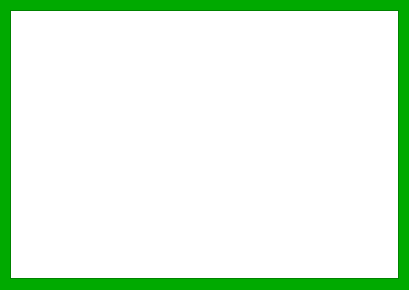
<?xml version="1.0" encoding="UTF-8"?>
<ui version="4.0">
 <class>topscore</class>
 <widget class="QDialog" name="topscore">
  <property name="geometry">
   <rect>
    <x>0</x>
    <y>0</y>
    <width>409</width>
    <height>290</height>
   </rect>
  </property>
  <property name="palette">
   <palette>
    <active>
     <colorrole role="WindowText">
      <brush brushstyle="SolidPattern">
       <color alpha="255">
        <red>0</red>
        <green>0</green>
        <blue>0</blue>
       </color>
      </brush>
     </colorrole>
     <colorrole role="Button">
      <brush brushstyle="SolidPattern">
       <color alpha="255">
        <red>0</red>
        <green>170</green>
        <blue>0</blue>
       </color>
      </brush>
     </colorrole>
     <colorrole role="Light">
      <brush brushstyle="SolidPattern">
       <color alpha="255">
        <red>0</red>
        <green>255</green>
        <blue>0</blue>
       </color>
      </brush>
     </colorrole>
     <colorrole role="Midlight">
      <brush brushstyle="SolidPattern">
       <color alpha="255">
        <red>0</red>
        <green>212</green>
        <blue>0</blue>
       </color>
      </brush>
     </colorrole>
     <colorrole role="Dark">
      <brush brushstyle="SolidPattern">
       <color alpha="255">
        <red>0</red>
        <green>85</green>
        <blue>0</blue>
       </color>
      </brush>
     </colorrole>
     <colorrole role="Mid">
      <brush brushstyle="SolidPattern">
       <color alpha="255">
        <red>0</red>
        <green>113</green>
        <blue>0</blue>
       </color>
      </brush>
     </colorrole>
     <colorrole role="Text">
      <brush brushstyle="SolidPattern">
       <color alpha="255">
        <red>0</red>
        <green>0</green>
        <blue>0</blue>
       </color>
      </brush>
     </colorrole>
     <colorrole role="BrightText">
      <brush brushstyle="SolidPattern">
       <color alpha="255">
        <red>255</red>
        <green>255</green>
        <blue>255</blue>
       </color>
      </brush>
     </colorrole>
     <colorrole role="ButtonText">
      <brush brushstyle="SolidPattern">
       <color alpha="255">
        <red>0</red>
        <green>0</green>
        <blue>0</blue>
       </color>
      </brush>
     </colorrole>
     <colorrole role="Base">
      <brush brushstyle="SolidPattern">
       <color alpha="255">
        <red>255</red>
        <green>255</green>
        <blue>255</blue>
       </color>
      </brush>
     </colorrole>
     <colorrole role="Window">
      <brush brushstyle="SolidPattern">
       <color alpha="255">
        <red>0</red>
        <green>170</green>
        <blue>0</blue>
       </color>
      </brush>
     </colorrole>
     <colorrole role="Shadow">
      <brush brushstyle="SolidPattern">
       <color alpha="255">
        <red>0</red>
        <green>0</green>
        <blue>0</blue>
       </color>
      </brush>
     </colorrole>
     <colorrole role="AlternateBase">
      <brush brushstyle="SolidPattern">
       <color alpha="255">
        <red>127</red>
        <green>212</green>
        <blue>127</blue>
       </color>
      </brush>
     </colorrole>
     <colorrole role="ToolTipBase">
      <brush brushstyle="SolidPattern">
       <color alpha="255">
        <red>255</red>
        <green>255</green>
        <blue>220</blue>
       </color>
      </brush>
     </colorrole>
     <colorrole role="ToolTipText">
      <brush brushstyle="SolidPattern">
       <color alpha="255">
        <red>0</red>
        <green>0</green>
        <blue>0</blue>
       </color>
      </brush>
     </colorrole>
    </active>
    <inactive>
     <colorrole role="WindowText">
      <brush brushstyle="SolidPattern">
       <color alpha="255">
        <red>0</red>
        <green>0</green>
        <blue>0</blue>
       </color>
      </brush>
     </colorrole>
     <colorrole role="Button">
      <brush brushstyle="SolidPattern">
       <color alpha="255">
        <red>0</red>
        <green>170</green>
        <blue>0</blue>
       </color>
      </brush>
     </colorrole>
     <colorrole role="Light">
      <brush brushstyle="SolidPattern">
       <color alpha="255">
        <red>0</red>
        <green>255</green>
        <blue>0</blue>
       </color>
      </brush>
     </colorrole>
     <colorrole role="Midlight">
      <brush brushstyle="SolidPattern">
       <color alpha="255">
        <red>0</red>
        <green>212</green>
        <blue>0</blue>
       </color>
      </brush>
     </colorrole>
     <colorrole role="Dark">
      <brush brushstyle="SolidPattern">
       <color alpha="255">
        <red>0</red>
        <green>85</green>
        <blue>0</blue>
       </color>
      </brush>
     </colorrole>
     <colorrole role="Mid">
      <brush brushstyle="SolidPattern">
       <color alpha="255">
        <red>0</red>
        <green>113</green>
        <blue>0</blue>
       </color>
      </brush>
     </colorrole>
     <colorrole role="Text">
      <brush brushstyle="SolidPattern">
       <color alpha="255">
        <red>0</red>
        <green>0</green>
        <blue>0</blue>
       </color>
      </brush>
     </colorrole>
     <colorrole role="BrightText">
      <brush brushstyle="SolidPattern">
       <color alpha="255">
        <red>255</red>
        <green>255</green>
        <blue>255</blue>
       </color>
      </brush>
     </colorrole>
     <colorrole role="ButtonText">
      <brush brushstyle="SolidPattern">
       <color alpha="255">
        <red>0</red>
        <green>0</green>
        <blue>0</blue>
       </color>
      </brush>
     </colorrole>
     <colorrole role="Base">
      <brush brushstyle="SolidPattern">
       <color alpha="255">
        <red>255</red>
        <green>255</green>
        <blue>255</blue>
       </color>
      </brush>
     </colorrole>
     <colorrole role="Window">
      <brush brushstyle="SolidPattern">
       <color alpha="255">
        <red>0</red>
        <green>170</green>
        <blue>0</blue>
       </color>
      </brush>
     </colorrole>
     <colorrole role="Shadow">
      <brush brushstyle="SolidPattern">
       <color alpha="255">
        <red>0</red>
        <green>0</green>
        <blue>0</blue>
       </color>
      </brush>
     </colorrole>
     <colorrole role="AlternateBase">
      <brush brushstyle="SolidPattern">
       <color alpha="255">
        <red>127</red>
        <green>212</green>
        <blue>127</blue>
       </color>
      </brush>
     </colorrole>
     <colorrole role="ToolTipBase">
      <brush brushstyle="SolidPattern">
       <color alpha="255">
        <red>255</red>
        <green>255</green>
        <blue>220</blue>
       </color>
      </brush>
     </colorrole>
     <colorrole role="ToolTipText">
      <brush brushstyle="SolidPattern">
       <color alpha="255">
        <red>0</red>
        <green>0</green>
        <blue>0</blue>
       </color>
      </brush>
     </colorrole>
    </inactive>
    <disabled>
     <colorrole role="WindowText">
      <brush brushstyle="SolidPattern">
       <color alpha="255">
        <red>0</red>
        <green>85</green>
        <blue>0</blue>
       </color>
      </brush>
     </colorrole>
     <colorrole role="Button">
      <brush brushstyle="SolidPattern">
       <color alpha="255">
        <red>0</red>
        <green>170</green>
        <blue>0</blue>
       </color>
      </brush>
     </colorrole>
     <colorrole role="Light">
      <brush brushstyle="SolidPattern">
       <color alpha="255">
        <red>0</red>
        <green>255</green>
        <blue>0</blue>
       </color>
      </brush>
     </colorrole>
     <colorrole role="Midlight">
      <brush brushstyle="SolidPattern">
       <color alpha="255">
        <red>0</red>
        <green>212</green>
        <blue>0</blue>
       </color>
      </brush>
     </colorrole>
     <colorrole role="Dark">
      <brush brushstyle="SolidPattern">
       <color alpha="255">
        <red>0</red>
        <green>85</green>
        <blue>0</blue>
       </color>
      </brush>
     </colorrole>
     <colorrole role="Mid">
      <brush brushstyle="SolidPattern">
       <color alpha="255">
        <red>0</red>
        <green>113</green>
        <blue>0</blue>
       </color>
      </brush>
     </colorrole>
     <colorrole role="Text">
      <brush brushstyle="SolidPattern">
       <color alpha="255">
        <red>0</red>
        <green>85</green>
        <blue>0</blue>
       </color>
      </brush>
     </colorrole>
     <colorrole role="BrightText">
      <brush brushstyle="SolidPattern">
       <color alpha="255">
        <red>255</red>
        <green>255</green>
        <blue>255</blue>
       </color>
      </brush>
     </colorrole>
     <colorrole role="ButtonText">
      <brush brushstyle="SolidPattern">
       <color alpha="255">
        <red>0</red>
        <green>85</green>
        <blue>0</blue>
       </color>
      </brush>
     </colorrole>
     <colorrole role="Base">
      <brush brushstyle="SolidPattern">
       <color alpha="255">
        <red>0</red>
        <green>170</green>
        <blue>0</blue>
       </color>
      </brush>
     </colorrole>
     <colorrole role="Window">
      <brush brushstyle="SolidPattern">
       <color alpha="255">
        <red>0</red>
        <green>170</green>
        <blue>0</blue>
       </color>
      </brush>
     </colorrole>
     <colorrole role="Shadow">
      <brush brushstyle="SolidPattern">
       <color alpha="255">
        <red>0</red>
        <green>0</green>
        <blue>0</blue>
       </color>
      </brush>
     </colorrole>
     <colorrole role="AlternateBase">
      <brush brushstyle="SolidPattern">
       <color alpha="255">
        <red>0</red>
        <green>170</green>
        <blue>0</blue>
       </color>
      </brush>
     </colorrole>
     <colorrole role="ToolTipBase">
      <brush brushstyle="SolidPattern">
       <color alpha="255">
        <red>255</red>
        <green>255</green>
        <blue>220</blue>
       </color>
      </brush>
     </colorrole>
     <colorrole role="ToolTipText">
      <brush brushstyle="SolidPattern">
       <color alpha="255">
        <red>0</red>
        <green>0</green>
        <blue>0</blue>
       </color>
      </brush>
     </colorrole>
    </disabled>
   </palette>
  </property>
  <property name="windowTitle">
   <string>Dialog</string>
  </property>
  <widget class="QTableView" name="tvList">
   <property name="geometry">
    <rect>
     <x>10</x>
     <y>10</y>
     <width>389</width>
     <height>269</height>
    </rect>
   </property>
  </widget>
 </widget>
 <resources/>
 <connections/>
</ui>
